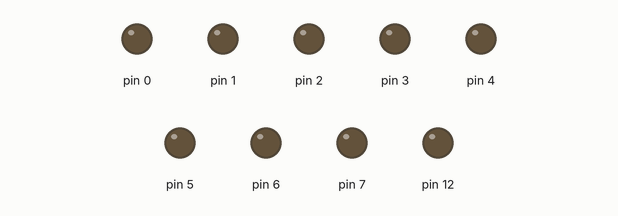
Bench run of a sketch on a simulated Arduino Uno, built with avr-gcc and run on an emulated ATmega328P. Parts: output pins drawn as LEDs (lit = HIGH). Pins used as bus, display or sensor lines are not drawn.

Above: at 0.01 s.
At 0.5 s:
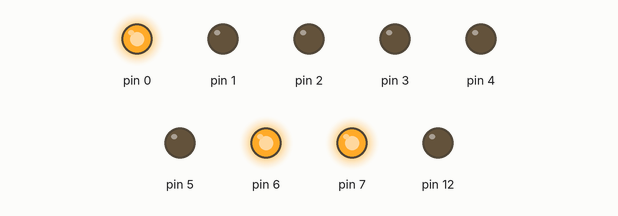
Timing chart, 0 to 2.0 s (numbered marks = the images above):
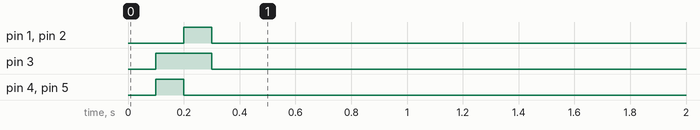

The sketch:

main.ino.ino
```cpp
#include "Arduino.h"

void setup() {
  pinMode(0, OUTPUT);
  pinMode(1, OUTPUT);
  pinMode(2, OUTPUT);
  pinMode(3, OUTPUT);
  pinMode(4, OUTPUT);
  pinMode(5, OUTPUT);
  pinMode(6, OUTPUT);
  pinMode(7, OUTPUT);
  pinMode(12, OUTPUT);
  pinMode(13, OUTPUT);

  /* --- */

  delay(100);
  digitalWrite(13, HIGH);

  digitalWrite(7, LOW);
  digitalWrite(6, LOW);
  digitalWrite(5, HIGH);
  digitalWrite(4, HIGH);
  digitalWrite(3, HIGH);
  digitalWrite(2, LOW);
  digitalWrite(1, LOW);
  digitalWrite(0, LOW);

  digitalWrite(13, LOW);

  /* --- */

  delay(100);
  digitalWrite(13, HIGH);

  digitalWrite(7, LOW);
  digitalWrite(6, LOW);
  digitalWrite(5, LOW);
  digitalWrite(4, LOW);
  digitalWrite(3, HIGH);
  digitalWrite(2, HIGH);
  digitalWrite(1, HIGH);
  digitalWrite(0, LOW);

  digitalWrite(13, LOW);

  /* --- */

  delay(100);
  digitalWrite(13, HIGH);

  digitalWrite(7, LOW);
  digitalWrite(6, LOW);
  digitalWrite(5, LOW);
  digitalWrite(4, LOW);
  digitalWrite(3, LOW);
  digitalWrite(2, LOW);
  digitalWrite(1, LOW);
  digitalWrite(0, HIGH);

  digitalWrite(13, LOW);

  /* --- */

  delay(100);
  digitalWrite(13, HIGH);

  digitalWrite(7, HIGH);
  digitalWrite(6, HIGH);
  digitalWrite(5, LOW);
  digitalWrite(4, LOW);
  digitalWrite(3, LOW);
  digitalWrite(2, LOW);
  digitalWrite(1, LOW);
  digitalWrite(0, HIGH);

  digitalWrite(13, LOW);
}

void loop() {
}
```
